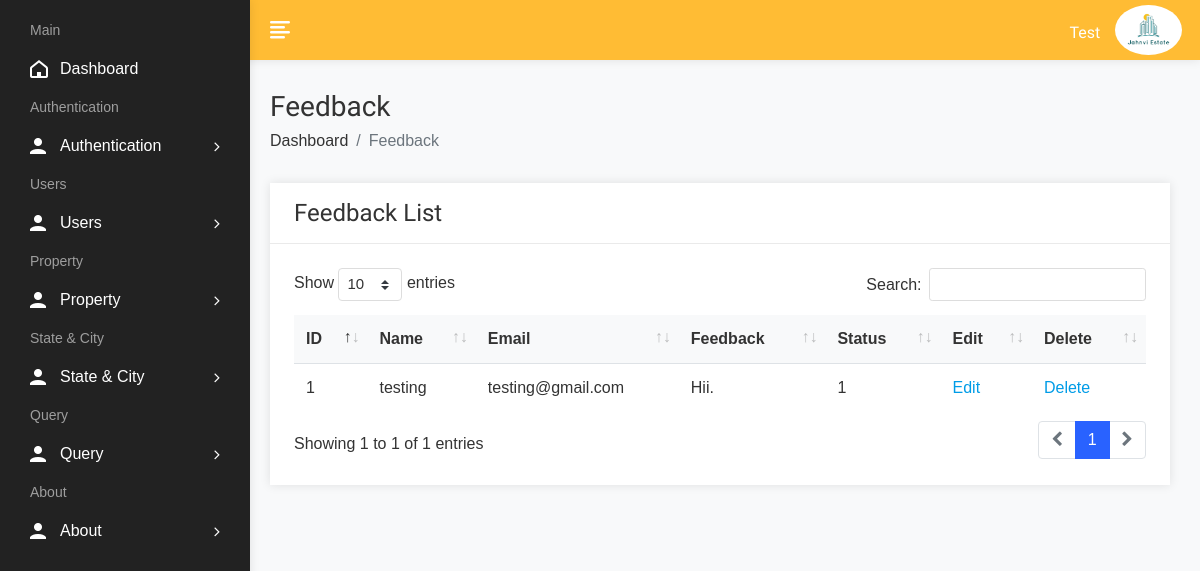
/admin/feedbackview.php (signed in), run on the app's committed database.
### tables this page shows
CREATE TABLE `feedback` (
  `fid` int(50) NOT NULL,
  `uid` int(50) NOT NULL,
  `fdescription` varchar(300) NOT NULL,
  `status` int(1) NOT NULL,
  `date` date NOT NULL DEFAULT current_timestamp()
);

CREATE TABLE `user` (
  `uid` int(50) NOT NULL,
  `uname` varchar(100) NOT NULL,
  `uemail` varchar(100) NOT NULL,
  `uphone` varchar(20) NOT NULL,
  `upass` varchar(50) NOT NULL,
  `utype` varchar(50) NOT NULL,
  `uimage` varchar(300) NOT NULL
);

### admin/feedbackview.php (the view, shortened to what this page needs)
<!DOCTYPE html>
<html lang="en">
<head>
        <link rel="stylesheet" href="assets/css/bootstrap.min.css">
        <link rel="stylesheet" href="assets/css/font-awesome.min.css">
        <link rel="stylesheet" href="assets/css/feathericon.min.css">
		<link rel="stylesheet" href="assets/plugins/datatables/dataTables.bootstrap4.min.css">
		<link rel="stylesheet" href="assets/plugins/datatables/responsive.bootstrap4.min.css">
		<link rel="stylesheet" href="assets/plugins/datatables/select.bootstrap4.min.css">
		<link rel="stylesheet" href="assets/plugins/datatables/buttons.bootstrap4.min.css">
        <link rel="stylesheet" href="assets/css/style.css">
    </head>
    <body>
				<?php include("header.php"); ?>
            <div class="page-wrapper">
                <div class="content container-fluid">
					<div class="page-header">
						<div class="row">
							<div class="col">
								<h3 class="page-title">Feedback</h3>
								<ul class="breadcrumb">
									<li class="breadcrumb-item"><a href="dashboard.php">Dashboard</a></li>
									<li class="breadcrumb-item active">Feedback</li>
								</ul>
							</div>
						</div>
					</div>
					<div class="row">
						<div class="col-sm-12">
							<div class="card">
								<div class="card-header">
									<h4 class="card-title">Feedback List</h4>
								</div>
								<div class="card-body">
									<table id="basic-datatable" class="table">
                                            <thead>
                                                <tr>
                                                    <th>ID</th>
                                                    <th>Name</th>
                                                    <th>Email</th>
                                                    <th>Feedback</th>
													<th>Status</th>
                                                    <th>Edit</th>
                                                    <th>Delete</th>
                                                </tr>
                                            </thead>
                                            <tbody>
											<?php
												$query=mysqli_query($con,"select feedback.*, user.* from feedback,user where feedback.uid=user.uid");
												$cnt=1;
												while($row=mysqli_fetch_array($query))
													{
											?>
                                                <tr>
                                                    <td><?php echo $cnt; ?></td>
                                                    <td><?php echo $row['uname']; ?></td>
                                                    <td><?php echo $row['uemail']; ?></td>
                                                    <td><?php echo $row['2']; ?></td>
                                                    <td><?php echo $row['3']; ?></td>
													<td><a href="feedbackedit.php?id=<?php echo $row['0']; ?>">Edit</a></td>
                                                    <td><a href="feedbackdelete.php?id=<?php echo $row['0']; ?>">Delete</a></td>
                                                </tr>
                                                <?php
												$cnt=$cnt+1;
												}
												?>
                                            </tbody>
                                        </table>
								</div>
							</div>
						</div>
					</div>
				</div>
			</div>
    </body>
</html>

### admin/header.php (style rules this page uses)
body { margin: 0; padding: 0; box-sizing: border-box; font-family: Arial, sans-serif; }

### data on the page
feedback: uid.uname "testing", uid.uemail "testing@gmail.com", fdescription "Hii.", status "1"

### other printed values
$_SESSION['auser'] "Test"
